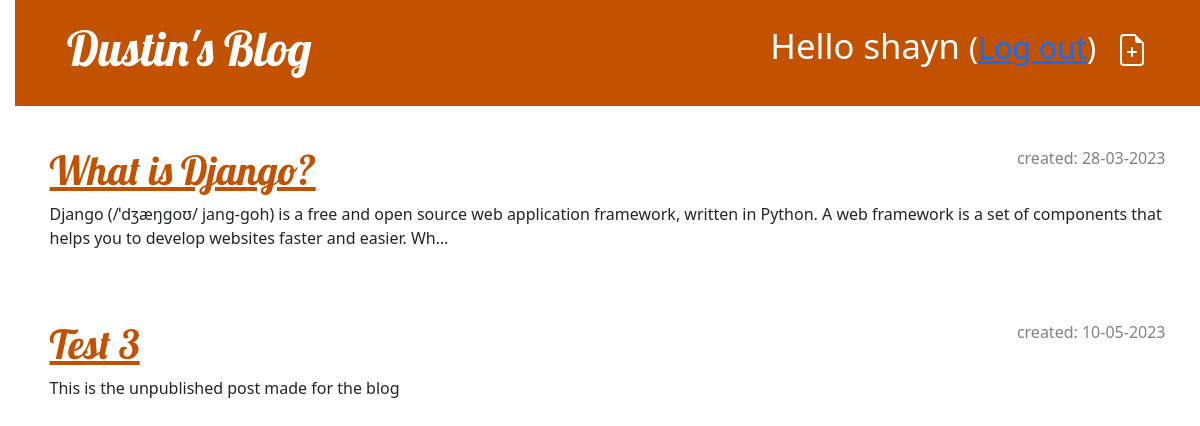
The page /drafts/ (signed in) on the database its author committed.
### blog/models.py (models this page shows, shortened)
class Post(models.Model):
    author = models.ForeignKey(settings.AUTH_USER_MODEL, on_delete=models.CASCADE)
    title = models.CharField(max_length=200)
    text = models.TextField()
    created_date = models.DateTimeField(default=timezone.now)
    published_date = models.DateTimeField(blank=True, null=True)

### blog/views.py (the view)
# urls.py: path('drafts/', views.post_draft_list, name='post_draft_list'),
def post_draft_list(request):
    posts = Post.objects.filter(published_date__isnull=True).order_by('created_date')
    return render(request, 'blog/post_draft_list.html', {'posts': posts})

### blog/templates/blog/post_draft_list.html
{% extends 'blog/base.html' %}
{% block content %}
    {% for post in posts %}
        <div class="post">
            <p class="date">created: {{ post.created_date|date:'d-m-Y' }}</p>
            <h1><a href="{% url 'post_detail' pk=post.pk %}">{{ post.title }}</a></h1>
            <p>{{ post.text|truncatechars:200 }}</p>
        </div>
    {% endfor %}
{% endblock %}

### blog/templates/blog/base.html (shortened to what this page needs)
{% load static %}
<!DOCTYPE html>
<html>
    <head>
        <link rel="stylesheet" href="https://cdn.jsdelivr.net/npm/bootstrap@5.1.3/dist/css/bootstrap.min.css">
        <link rel="stylesheet" href="{% static 'css/blog.css' %}">
    </head>
    <body>
        <header class="page-header">
            <div class="container">
                {% if user.is_authenticated %}
                    <a href="{% url 'post_new' %}" class="top-menu">
                    </a>
                    <p class="top-menu">Hello {{ user.username }} <small>(<a href="{% url 'logout' %}">Log out</a>)</small></p>
                {% else %}
                    <a href="{% url 'login' %}" class="top-menu">Login</a>
                {% endif %}
                <h1><a href="/">Dustin's Blog</a></h1>
            </div>
          </header>
          <main class="container">
              <div class="row">
                  <div class="col">
                    {% block content %}
                    {% endblock %}
                  </div>
              </div>
          </main>
    </body>
</html>

### blog/static/css/blog.css (style rules this page uses)
h1 a, h2 a { color: #C25100; font-family: 'Lobster'; }
body { padding-left: 15px; }
.page-header { background-color: #C25100; margin-top: 0; margin-bottom: 40px; padding: 20px 20px 20px 40px; }
.page-header h1, .page-header h1 a, .page-header h1 a:visited, .page-header h1 a:active { color: #ffffff; font-size: 36pt; text-decoration: none; }
h1, h2, h3, h4 { font-family: 'Lobster', cursive; }
.date { color: #828282; }
.top-menu, .top-menu:hover, .top-menu:visited { color: #ffffff; float: right; font-size: 26pt; margin-right: 20px; }
.post { margin-bottom: 70px; }
.post > .date, .post > .actions { float: right; }

### rows shown on the page
Post: created_date "28-03-2023", title "What is Django?", text "Django (/ˈdʒæŋɡoʊ/ jang-goh) is a free and open source web application framework, written in Python. A web framework is a set of components that helps you to develop websites faster and easier. Wh…"
Post: created_date "10-05-2023", title "Test 3", text "This is the unpublished post made for the blog"

### other values the page prints
{{ user.username }} "shayn"
